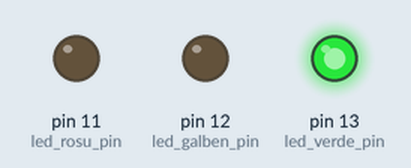
This sketch was run on a simulated Arduino Uno, built with avr-gcc and run on an emulated ATmega328P. On the bench: output pins drawn as LEDs (lit = HIGH).

Above: at 2.5 s.
At 5.7 s:
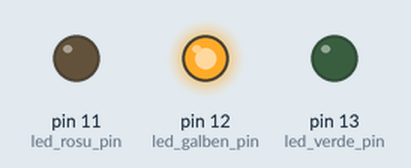
At 9.0 s:
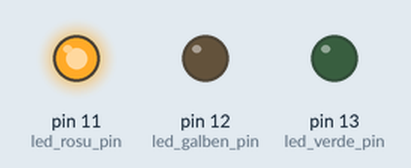
At 12.0 s:
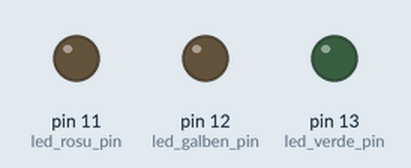
Timing chart, 0 to 16.3 s (numbered marks = the images above):
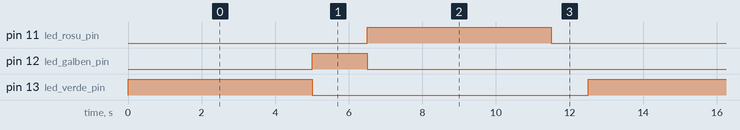

Measured:
- by itself, pin 11 (led_rosu_pin), pin 13 (led_verde_pin): alternates HIGH for 5.0 s and LOW for 7.5 s
- by itself, pin 12 (led_galben_pin): alternates HIGH for 1.5 s and LOW for 11.0 s
- by itself, everything shown: repeats every 12.5 s, in 4 steps

The sketch:

sketch_feb25a_semafor.ino
```cpp
byte led_verde_pin = 13;
byte led_galben_pin = 12;
byte led_rosu_pin = 11;
int pauza = 5000;
void setup()
{
  pinMode(led_rosu_pin, OUTPUT);
  pinMode(led_galben_pin, OUTPUT);
  pinMode(led_verde_pin, OUTPUT);
}

void loop()
{
  digitalWrite(led_verde_pin, HIGH);
  delay(pauza);
  digitalWrite(led_verde_pin, LOW);
  digitalWrite(led_galben_pin, HIGH);
  delay(1500);
  digitalWrite(led_galben_pin, LOW);
  digitalWrite(led_rosu_pin, HIGH);
  delay(pauza);
  digitalWrite(led_rosu_pin, LOW);
  delay(1000);
}
```
